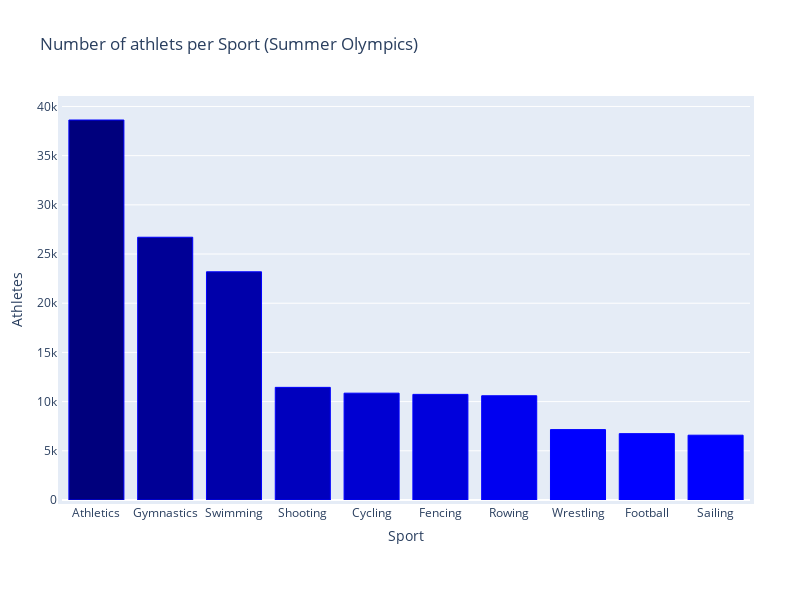

The code cell stored with this chart in its notebook:
### Code cell
df_S = df[df['Season']=='Summer']
df_S = df_S.sort_values(by='Athlets', ascending=False).head(10)
trace = go.Bar(x=df_S['Sport'], 
               y=df_S['Athlets'],
               hoverinfo='x+y', 
               textfont=dict(size=8),
               marker=dict(color=colors,
                           line=dict(color='Blue', width=1))
            )
data = [trace]
layout = dict(title = "Number of athlets per Sport (Summer Olympics)",
              xaxis=dict(title='Sport'),
              yaxis=dict(title='Athletes'),
              width=800,
              height=600,
              margin = dict(l = 50, r = 50, b = 100, t = 100, pad = 4)
             )
fig = dict(data=data,layout=layout)
iplot(fig, filename='styled_bar_chart')

### Figure 1 — Plotly figure (JSON) as saved in the notebook; plotly's stock layout.template omitted (floating-point values rounded to 4 significant figures)
{"data": [{"hoverinfo": "x+y", "marker": {"color": ["rgb(0, 0, 125)", "rgb(0, 0, 150)", "rgb(0, 0, 170)", "rgb(0, 0, 190)", "rgb(0, 0, 210)", "rgb(0, 0, 220)", "rgb(0, 0, 240)", "rgb(0, 0, 260)", "rgb(0, 0, 280)", "rgb(0, 0, 300)"], "line": {"color": "Blue", "width": 1}}, "textfont": {"size": 8}, "type": "bar", "x": ["Athletics", "Gymnastics", "Swimming", "Shooting", "Cycling", "Fencing", "Rowing", "Wrestling", "Football", "Sailing"], "y": [38624, 26707, 23195, 11448, 10859, 10735, 10595, 7154, 6745, 6586]}], "layout": {"height": 600, "margin": {"b": 100, "l": 50, "pad": 4, "r": 50, "t": 100}, "title": {"text": "Number of athlets per Sport (Summer Olympics)"}, "width": 800, "xaxis": {"title": {"text": "Sport"}}, "yaxis": {"title": {"text": "Athletes"}}}}
